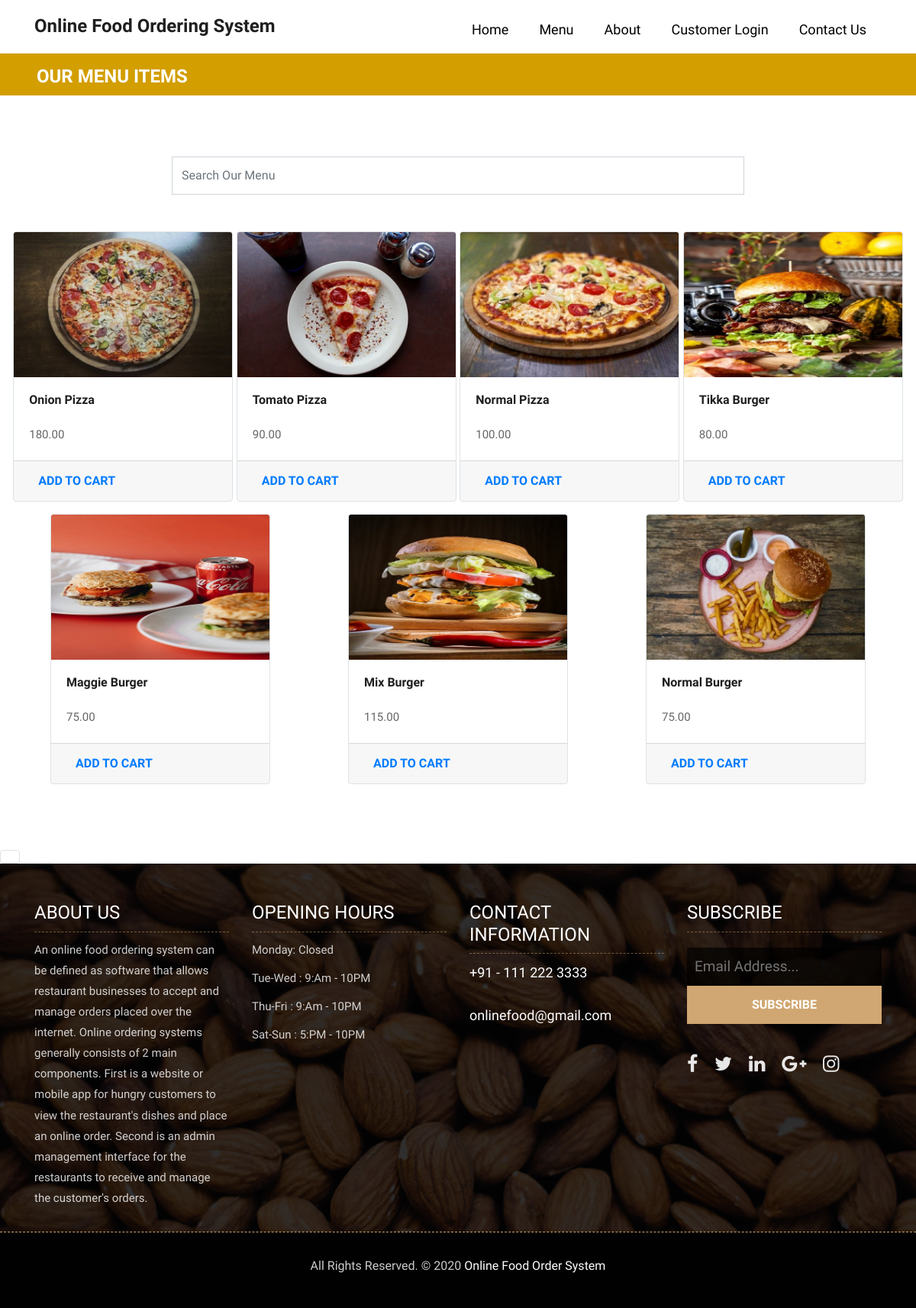
The page /customer/food_items/ on the database its author committed.
### restaurant/models.py (models this page shows, shortened)
class MenuItem(models.Model):
    id = models.AutoField(primary_key=True)
    name = models.CharField(max_length=100,unique=True)
    category = models.ForeignKey(Category, on_delete=models.CASCADE, default=1)
    restaurant = models.ForeignKey(Restaurant,on_delete=models.CASCADE)
    price = models.DecimalField(max_digits=5,decimal_places=2)
    image = models.ImageField(upload_to='food_images/')

### customer/views.py (the view, shortened to what this page needs)
# urls.py: path('food_items/',views.FoodItems.as_view(),name='food_items'),#add to cart
class FoodItems(View):
	def get(self,request):
		menu = MenuItem.objects.all()
		return render(request, "restaurant/menu_items.html", {"menu_items": menu})

### templates/restaurant/menu_items.html (shortened to what this page needs)
{% extends 'base.html' %}
{% block menu %}
    {% include 'menu.html' %}
{% endblock %}
{% block content %}
        {% load cart %}
        {% load mycustom %}
        <div class="about-section-box">
            <div class="pt-3" style="background-color: #d39e00">
                <h1 class="text-white ml-5 mb-3 font-weight-bold">OUR MENU ITEMS</h1>
            </div>
            <div class="col-lg-12 mt-3">
                <div class="container-fluid mt-3 pt-3">
                    <div class="row justify-content-center mt-5">
                        <div class="col-md-8 col-sm-12 text-center">
                            <form action="{% url 'menu_items_search' %}" method="get">
                                <div class="md-form mb-5 active-cyan-2">
                                   <input type="text" class="form-control" name="q" value="{{ request.GET.q }}" placeholder="Search Our Menu" aria-label="Search">
                                </div>
                            </form>
                        </div>
                    </div>
                    <div class="row">
                        {% for items in menu_items %}
                            <div class="card mx-auto mb-3 border" style="width: 18rem;">
                                <img class="card-img-top" src="{{ items.image.url }}"  alt="...">
                                <div class="card-body">
                                    <h4 class="card-title"><strong>{{ items.name }}</strong></h4>
                                  <p class="card-text">{{ items.price }}</p>
                                </div>
                                <div class="card-footer p-0 row no-gutters">
                                    {% if items|is_in_cart:request.session.cart %}
                                        <div class="row no-gutters">
                                            <form action="{% url 'food_items' %}" class="col-2" method="post">
                                                {% csrf_token %}
                                                <input hidden type="text" name="product" value="{{ items.id }}">
                                                <input type="submit" class="btn btn-outline-primary" value="+">
                                            </form>
                                        </div>
                                        <div class="text-center col">{{ items|cart_quantity:request.session.cart }}  in cart</div>
                                        <div class="row no-gutters">
                                            <form action="{% url 'food_items' %}" class="col-2" method="post">
                                                {% csrf_token %}
                                                <input hidden type="text" name="product" value="{{ items.id }}">
                                                <input hidden type="text" name="remove" value="True">
                                                <input type="submit" class="btn btn-outline-primary" value="-">
                                            </form>
                                        </div>
                                    {% else %}
                                       <form action="{% url 'food_items' %}" method="post">
                                          <input type="submit" class="btn btn-outline-primary btn-lg btn-block cart" value="Add to Cart">
                                       </form>
                                    {% endif %}
                                </div>
                            </div>
                        {% endfor %}
                    </div>
                </div>
            </div>
        </div>
       <nav aria-label="Page navigation example">
          <ul class="pagination">
            <li class="page-item"><a class="page-link" href="#">{{ posts.number }}</a></li>
          </ul>
       </nav>
{% endblock %}

### templates/base.html (shortened to what this page needs)
<!DOCTYPE html>
<html lang="en">
<head>
    {% load static %}
    <link rel="stylesheet" href="{% static 'css/bootstrap.min.css' %}">
    <link rel="stylesheet" href="{% static 'css/style.css' %}">
    <link rel="stylesheet" href="{% static 'css/responsive.css' %}">
    <link rel="stylesheet" href="{% static 'css/custom.css' %}">
</head>
<body>
    {% block menu %}
    {% endblock %}
    {% block content %}
    {% endblock %}
    {% include 'footer.html' %}
</body>
</html>

### templates/menu.html (shortened to what this page needs)
{% if request.session.email %}
    {% load static %}
{% else %}
	<header class="top-navbar">
		<nav class="navbar navbar-expand-lg navbar-light mb-lg-3">
			<div class="container">
				<a class="navbar-brand" href="{% url 'main' %}">
                    <h1><strong>Online Food Ordering System</strong></h1>
				</a>
				<div class="collapse navbar-collapse" id="navbars-rs-food">
					<ul class="navbar-nav ml-auto">
						<li class="nav-item"><a class="nav-link" href="{% url 'main' %}">Home</a></li>
                        <li class="nav-item "><a class="nav-link" href="{% url 'menuitems' %}">Menu</a></li>
						<li class="nav-item "><a class="nav-link" href="{% url 'about' %}">About</a></li>
                        <li class="nav-item"><a class="nav-link" href="{% url 'signup' %}">Customer Login</a></li>
						<li class="nav-item "><a class="nav-link" href="{% url 'contact' %}">Contact Us</a></li>
					</ul>
				</div>
			</div>
		</nav>
	</header>
{% endif %}

### templates/footer.html (shortened to what this page needs)
	<footer class="footer-area bg-f">
		<div class="container">
			<div class="row">
				<div class="col-lg-3 col-md-6">
					<h3>About Us</h3>
					<p>An online food ordering system can be defined as software that allows restaurant businesses to accept and manage orders placed over the internet.
Online ordering systems generally consists of 2 main components. First is a website or mobile app for hungry customers to view the restaurant's dishes and place an online order. Second is an admin management interface for the restaurants to receive and manage the customer's orders.</p>
				</div>
				<div class="col-lg-3 col-md-6">
					<h3>Opening hours</h3>
					<p><span class="text-color">Monday: </span>Closed</p>
					<p><span class="text-color">Tue-Wed :</span> 9:Am - 10PM</p>
					<p><span class="text-color">Thu-Fri :</span> 9:Am - 10PM</p>
					<p><span class="text-color">Sat-Sun :</span> 5:PM - 10PM</p>
				</div>
				<div class="col-lg-3 col-md-6">
					<h3>Contact information</h3>
					<p class="lead"><a href="#">+91 - 111 222 3333</a></p>
					<p><a href="#"> onlinefood@gmail.com</a></p>
				</div>
				<div class="col-lg-3 col-md-6">
					<h3>Subscribe</h3>
					<div class="subscribe_form">
						<form class="subscribe_form">
							<input name="EMAIL" id="subs-email" class="form_input" placeholder="Email Address..." type="email">
							<button type="submit" class="submit">SUBSCRIBE</button>
						</form>
					</div>
					<ul class="list-inline f-social">
						<li class="list-inline-item"><a href="#"><i class="fa fa-facebook" aria-hidden="true"></i></a></li>
						<li class="list-inline-item"><a href="#"><i class="fa fa-twitter" aria-hidden="true"></i></a></li>
						<li class="list-inline-item"><a href="#"><i class="fa fa-linkedin" aria-hidden="true"></i></a></li>
						<li class="list-inline-item"><a href="#"><i class="fa fa-google-plus" aria-hidden="true"></i></a></li>
						<li class="list-inline-item"><a href="#"><i class="fa fa-instagram" aria-hidden="true"></i></a></li>
					</ul>
				</div>
			</div>
		</div>
		<div class="copyright">
			<div class="container">
				<div class="row">
					<div class="col-lg-12">
						<p class="company-name">All Rights Reserved. &copy; 2020 <a href="#">Online Food Order System</a>
					</div>
				</div>
			</div>
		</div>
	</footer>

### customer/static/css/style.css (style rules this page uses)
body { color: #666666; font-size: 15px; font-family: 'Athiti', sans-serif; line-height: 1.80857; }
a { color: #1f1f1f; text-decoration: none !important; outline: none !important; -webkit-transition: all .3s ease-in-out; -moz-transition: all .3s ease-in-out; -ms-transition: all .3s ease-in-out; -o-transition: all .3s ease-in-out; transition: all .3s ease-in-out; }
h1, h2, h3, h4, h5, h6 { letter-spacing: 0; font-weight: normal; position: relative; padding: 0 0 10px 0; font-weight: normal; line-height: 120% !important; color: #1f1f1f; margin: 0 }
h1 { font-size: 24px }
h3 { font-size: 18px }
h4 { font-size: 16px }
a { color: #1f1f1f; text-decoration: none; outline: none; }
a, .btn { text-decoration: none !important; outline: none !important; -webkit-transition: all .3s ease-in-out; -moz-transition: all .3s ease-in-out; -ms-transition: all .3s ease-in-out; -o-transition: all .3s ease-in-out; transition: all .3s ease-in-out; }
.lead { font-size: 18px; line-height: 30px; color: #767676; margin: 0; padding: 0; }
ul, li, ol { list-style: none; margin: 0px; padding: 0px; }
.top-navbar { position: relative; z-index: 10; }
.top-navbar .navbar { padding: 15px 0px; position: fixed; width: 100%; transition: height .3s ease-out, background .3s ease-out, box-shadow .3s ease-out; -webkit-transform: translate3d(0, 0, 0); transform: translate3d(0, 0, 0); z-index: 100; }
.top-navbar .navbar-light .navbar-nav .nav-link { color: #010101; font-size: 18px; padding: 0px 20px; border-radius: 4px; }
.btn { text-transform: uppercase; padding: 19px 36px; }
.btn { display: inline-block; font-weight: 600; text-align: center; white-space: nowrap; vertical-align: middle; -webkit-user-select: none; -moz-user-select: none; -ms-user-select: none; user-select: none; border: 2px solid transparent; padding: 12px 30px; font-size: 16px; line-height: 1.5; border-radius: .1875rem; transition: color .15s ease-in-out, background-color .15s ease-in-out, border-color .15s ease-in-out, box-shadow .15s ease-in-out; }
.about-section-box { padding: 70px 0px; }
.footer-area { padding-top: 50px; padding-bottom: 0px; }
.bg-f { background-image: url("../images/footer-bg.jpg"); background-attachment: scroll; background-clip: initial; background-color: rgba(0, 0, 0, 0); background-origin: initial; background-position: center center; background-repeat: no-repeat; background-size: cover; position: relative; }
.bg-f::before { background: #010101; content: ""; height: 100%; left: 0; position: absolute; top: 0; width: 100%; z-index: 1; opacity: 0.8; }
.footer-area .container { position: relative; z-index: 1; }
.footer-area h3 { color: #ffffff; text-transform: uppercase; font-size: 24px; border-bottom: 1px dashed rgba(207, 166, 113, 0.5); margin-bottom: 10px; }
.footer-area p { font-size: 15px; color: rgba(255, 255, 255, 0.8); margin: 0; padding-bottom: 10px; }
.footer-area p.lead { font-size: 19px; color: #ffffff; margin-bottom: 15px; }
.footer-area p.lead a { color: #ffffff; margin-bottom: 15px; }
.footer-area p a { font-size: 18px; color: #ffffff; }
.subscribe_form { display: block; text-align: center; padding: 5px 0; }
.subscribe_form .form_input { display: block; background-color: rgba(0,0,0,0.7); color: #fff; border: none; font-size: 19px; line-height: 50px; padding: 0 10px; float: left; width: 100%; transition: all 0.5s ease-in-out; }
.subscribe_form .submit { background-color: #d0a772; color: #fff; font-size: 16px; font-weight: 600; line-height: 50px; display: inline-block; padding: 0 10px; float: left; width: 100%; border: none; cursor: pointer; transition: all 0.5s ease-in-out; }
.f-social { padding-bottom: 10px; margin: 0px; margin-top: 20px; }
.f-social li a { font-size: 25px; color: rgba(255, 255, 255, 0.9); margin-right: 10px; }
.copyright { margin-top: 20px; position: relative; display: block; background-color: #010101; border-top: 1px dashed rgba(207, 166, 113); padding: 30px 0; z-index: 1; }
.copyright .company-name { font-size: 16px; text-align: center; }
.copyright .company-name a { font-size: 16px; }
.form-control { border-radius: 0px; min-height: 50px; }

### rows shown on the page
MenuItem: image (picture), name "Onion Pizza", price "180.00"
MenuItem: image (picture), name "Tomato Pizza", price "90.00"
MenuItem: image (picture), name "Normal Pizza", price "100.00"
MenuItem: image (picture), name "Tikka Burger", price "80.00"
MenuItem: image (picture), name "Maggie Burger", price "75.00"
MenuItem: image (picture), name "Mix Burger", price "115.00"
MenuItem: image (picture), name "Normal Burger", price "75.00"
